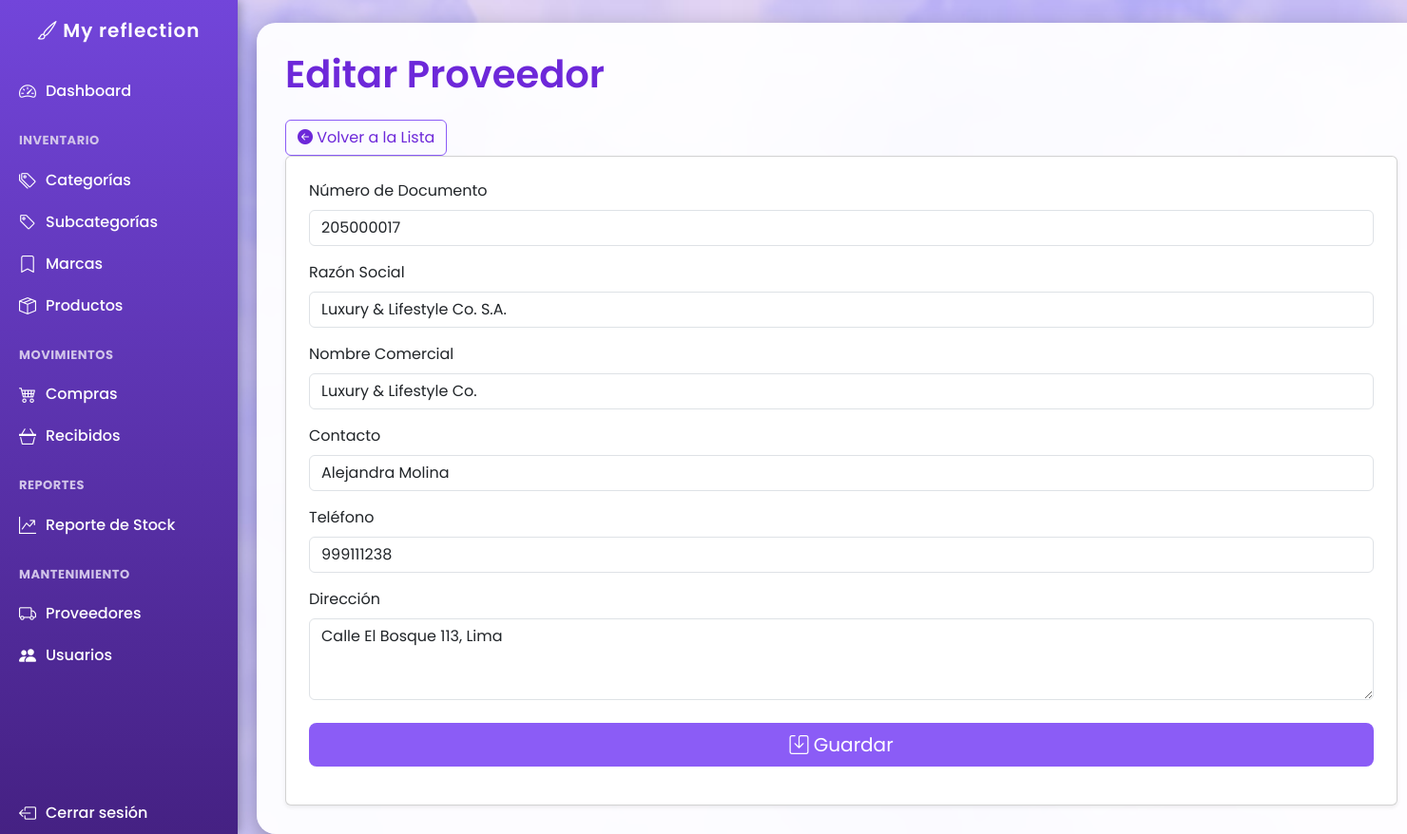
Page /index.php?c=proveedor&a=editar&id=17 (signed in) on the committed database.
### tables this page shows
CREATE TABLE Proveedor (
    idProveedor INT AUTO_INCREMENT PRIMARY KEY,
    idTipoDocumento INT,
    numeroDocumento VARCHAR(50) UNIQUE NOT NULL,
    razonSocial VARCHAR(150) NOT NULL,
    nombreComercial VARCHAR(150),
    marcas VARCHAR(1000),
    contacto VARCHAR(100),
    telefono VARCHAR(50),
    direccion TEXT,
    idDistrito INT NULL,
    fechaCreacion DATETIME DEFAULT CURRENT_TIMESTAMP,
    fechaModificacion DATETIME NULL,
    usuarioCreacion VARCHAR(100),
    usuarioModificacion VARCHAR(100),
    esDesactivado TINYINT(1) DEFAULT 0,
    FOREIGN KEY (idTipoDocumento) REFERENCES TipoDocumento(idTipoDocumento),
    FOREIGN KEY (idDistrito) REFERENCES Distrito(idDistrito)
);

### controller/ProveedorController.php (called while the page is built, shortened)
<?php
require_once __DIR__ . '/../model/Proveedor.php';
class ProveedorController {
    private $model;
    public function __construct() {
        $this->model = new Proveedor();
    }
    public function editar($id) {
        $proveedor = $this->model->obtener($id);
        require_once __DIR__ . '/../view/proveedor/form.php';
    }
}

### config/Conexion.php (called while the page is built)
<?php
class Database {
    private $host = "localhost";
    private $dbname = "SistemaInventario";
    private $user = "root";
    private $pass = "123456";
    public function getConnection() {
        try {
            $conn = new PDO("mysql:host=$this->host;dbname=$this->dbname",
                $this->user, $this->pass);
            $conn->setAttribute(PDO::ATTR_ERRMODE, PDO::ERRMODE_EXCEPTION);
            return $conn;
        } catch (PDOException $e) {
            die("Error de conexión: " . $e->getMessage());
        }
    }
}

### model/Proveedor.php (called while the page is built, shortened)
<?php
require_once __DIR__ . '/../config/Conexion.php';
class Proveedor {
    private $pdo;
    public function __construct() {
        $db = new Database();
        $this->pdo = $db->getConnection();
    }
    public function obtener($id) {
        try {
            $sql = "CALL sp_obtener_proveedor_por_id(?)";
            $stm = $this->pdo->prepare($sql);
            $stm->execute([$id]);
            return $stm->fetch(PDO::FETCH_OBJ);
        } catch (Exception $e) {
            die($e->getMessage());
        }
    }
}

### view/proveedor/form.php (the view, shortened to what this page needs)
<?php
include(__DIR__ . '/../BarraMenuAdmin.php');
?>
<!DOCTYPE html>
<html lang="es">
<head>
    <link href="https://cdn.jsdelivr.net/npm/bootstrap@5.3.0/dist/css/bootstrap.min.css" rel="stylesheet">
    <link href="https://cdn.jsdelivr.net/npm/bootstrap-icons/font/bootstrap-icons.css" rel="stylesheet">
</head>
<body>
<div class="content container mt-4">
    <h1 class="mb-4"><?= isset($proveedor) ? "Editar Proveedor" : "Nuevo Proveedor" ?></h1>
    <a href="index.php?c=proveedor&a=listar" class="btn btn-outline-lila btn-back">
        <i class="bi bi-arrow-left-circle-fill"></i> Volver a la Lista
    </a>
    <div class="card p-4 shadow-sm">
        <form method="post" action="index.php?c=proveedor&a=<?= isset($proveedor) ? 'actualizar' : 'guardar' ?>">
            <div class="form-group mb-3">
                <label for="numeroDocumento" class="form-label">Número de Documento</label>
                <input type="text" name="numeroDocumento" id="numeroDocumento" value="<?= htmlspecialchars($proveedor->numeroDocumento ?? '') ?>" class="form-control" required>
            </div>
            <div class="form-group mb-3">
                <label for="razonSocial" class="form-label">Razón Social</label>
                <input type="text" name="razonSocial" id="razonSocial" value="<?= htmlspecialchars($proveedor->razonSocial ?? '') ?>" class="form-control" required>
            </div>
            <div class="form-group mb-3">
                <label for="nombreComercial" class="form-label">Nombre Comercial</label>
                <input type="text" name="nombreComercial" id="nombreComercial" value="<?= htmlspecialchars($proveedor->nombreComercial ?? '') ?>" class="form-control">
            </div>
            <div class="form-group mb-3">
                <label for="contacto" class="form-label">Contacto</label>
                <input type="text" name="contacto" id="contacto" value="<?= htmlspecialchars($proveedor->contacto ?? '') ?>" class="form-control">
            </div>
            <div class="form-group mb-3">
                <label for="telefono" class="form-label">Teléfono</label>
                <input type="text" name="telefono" id="telefono" value="<?= htmlspecialchars($proveedor->telefono ?? '') ?>" class="form-control">
            </div>
            <div class="form-group mb-3">
                <label for="direccion" class="form-label">Dirección</label>
                <textarea name="direccion" id="direccion" class="form-control" rows="3"><?= htmlspecialchars($proveedor->direccion ?? '') ?></textarea>
            </div>
            <div class="d-grid gap-2 mt-4">
                <button type="submit" class="btn btn-lila btn-lg">
                    <i class="bi bi-save"></i> Guardar
                </button>
            </div>
        </form>
    </div>
</div>
</body>
</html>

### view/BarraMenuAdmin.php (style rules this page uses)
body { font-family: 'Poppins', sans-serif; margin: 0; padding: 0; }
.content { margin-left: 250px; padding: 20px; }

### view/proveedor/form.php (style rules this page uses)
body { font-family: 'Poppins', sans-serif; background: url("view/imagenes/Fondo2.png") no-repeat center center fixed; background-size: cover; min-height: 100vh; }
.content { margin-left: 270px; margin-top: 10px; max-width: 1230px; background: rgba(255, 255, 255, 0.95); border-radius: 20px; padding: 30px; box-shadow: 0 8px 25px rgba(0,0,0,0.3); }
h1 { font-weight: 600; color: #6d28d9; }
.btn-lila { background-color: #8b5cf6; border: none; color: #fff; transition: 0.3s; }
.btn-outline-lila { border: 1px solid #8b5cf6; color: #6d28d9; transition: 0.3s; }

### rows in the picture
proveedor: numeroDocumento "205000017", razonSocial "Luxury & Lifestyle Co. S.A.", nombreComercial "Luxury & Lifestyle Co.", contacto "Alejandra Molina", telefono "999111238", direccion "Calle El Bosque 113, Lima"
